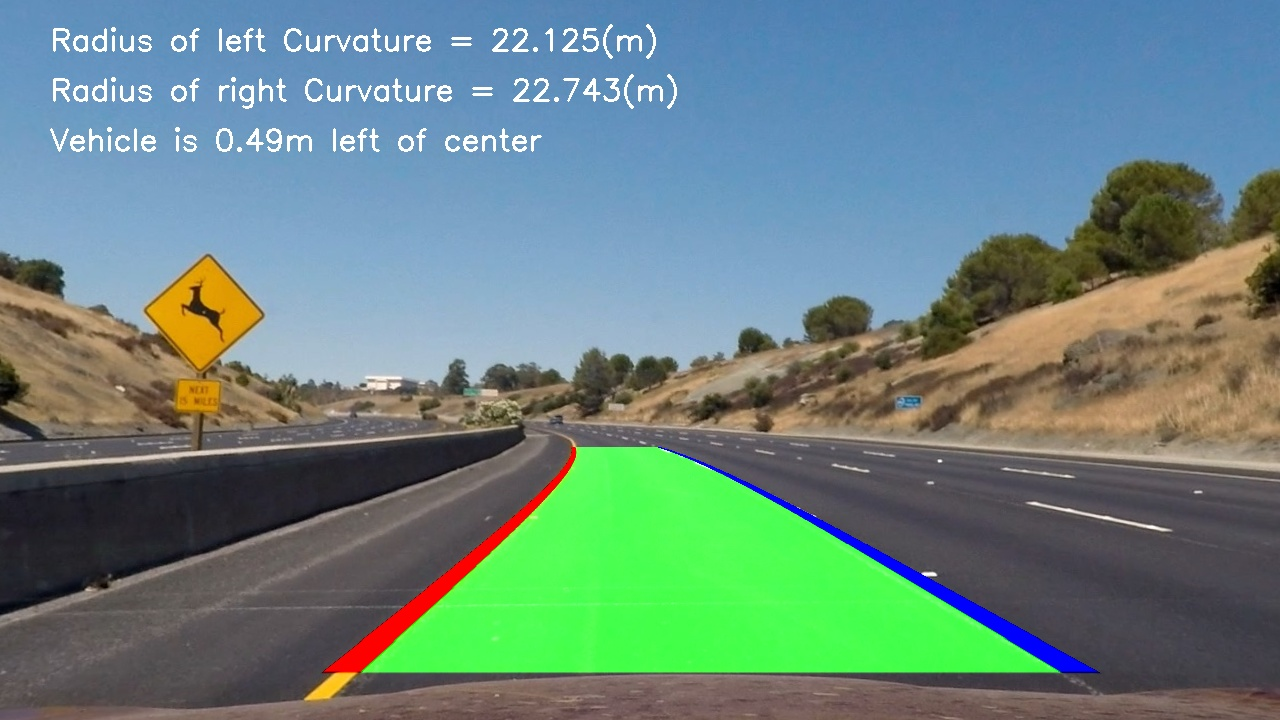
#> input picture test_images/tracked1.jpg, 1280 x 720 px; its folder holds only this picture in this run
$ python -i image_gen.py   (imports and definitions only)   (older library calls are emulated)
#> lines starting #> are read from the running program, lines starting #| are printed output that depends on the picture
import numpy as np
import cv2
import pickle
import glob
from tracker import tracker

import matplotlib.pyplot as plt         # for plotting durinig DEBUGGING only
import matplotlib.patches as patches    # for plotting durinig DEBUGGING only

# Read in the saved objpoints and imgpoints
# [1 line not run here, left out]
# [1 line that did not run here, left out]
# [1 line that did not run here, left out]

# Define a function that applies Sobel x or y
def abs_sobel_thresh(img, orient='x', sobel_kernel=3, thresh=(0, 255)):
    # Convert to grayscale
#> called with orient = 'x', sobel_kernel = 3, thresh = (0, 255)
    gray = cv2.cvtColor(img, cv2.COLOR_RGB2GRAY)
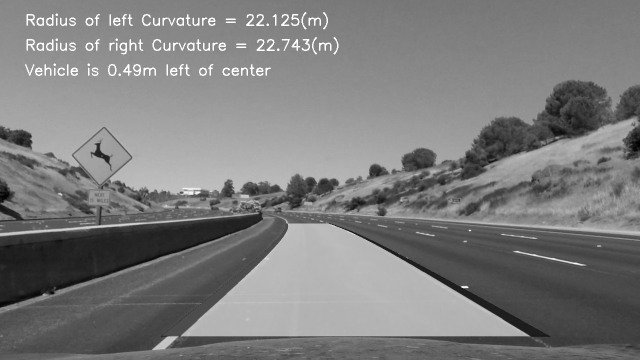
#> gray: shape (720, 1280) (shown at 1/2 size); min 0, max 255, mean 124.2
    if orient == 'x':
        abs_sobel = np.absolute(cv2.Sobel(gray, cv2.CV_64F, 1, 0, ksize=sobel_kernel))
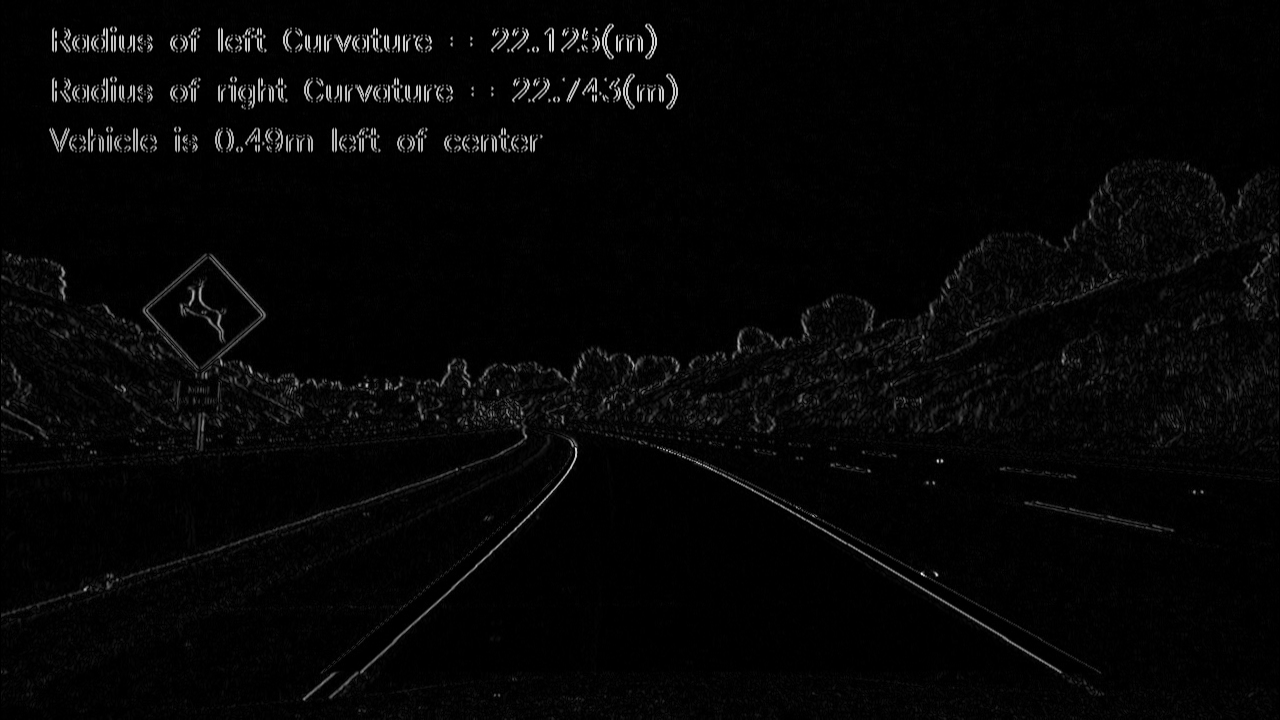
#> abs_sobel: shape (720, 1280) float64; min 0, max 602, mean 14.9; drawn with min black and max white
    if orient == 'y':
        abs_sobel = np.absolute(cv2.Sobel(gray, cv2.CV_64F, 0, 1, ksize=sobel_kernel))
    scaled_sobel = np.uint8(255*abs_sobel/np.max(abs_sobel))
    binary_output = np.zeros_like(scaled_sobel)
    # Apply threshold
    binary_output[(scaled_sobel >= thresh[0]) & (scaled_sobel <= thresh[1])] = 1
    return binary_output

# [62 lines left out: functions mag_thresh, dir_threshold, color_threshold, window_mask, get_roi, not called in this run]

# Make a list of test images
images = glob.glob('./test_images/test*.jpg')
# images = glob.glob('./debug_dir/debug_frames/temp/video_frame_*.jpg')     # for plotting durinig DEBUGGING only

# [218 lines not run here, left out]

>>> import cv2
>>> picture = cv2.cvtColor(cv2.imread('test_images/tracked1.jpg'), cv2.COLOR_BGR2RGB)
>>> result = abs_sobel_thresh(picture)
#> result: shape (720, 1280); every value is 1

$ run again, on test_images/tracked2.jpg
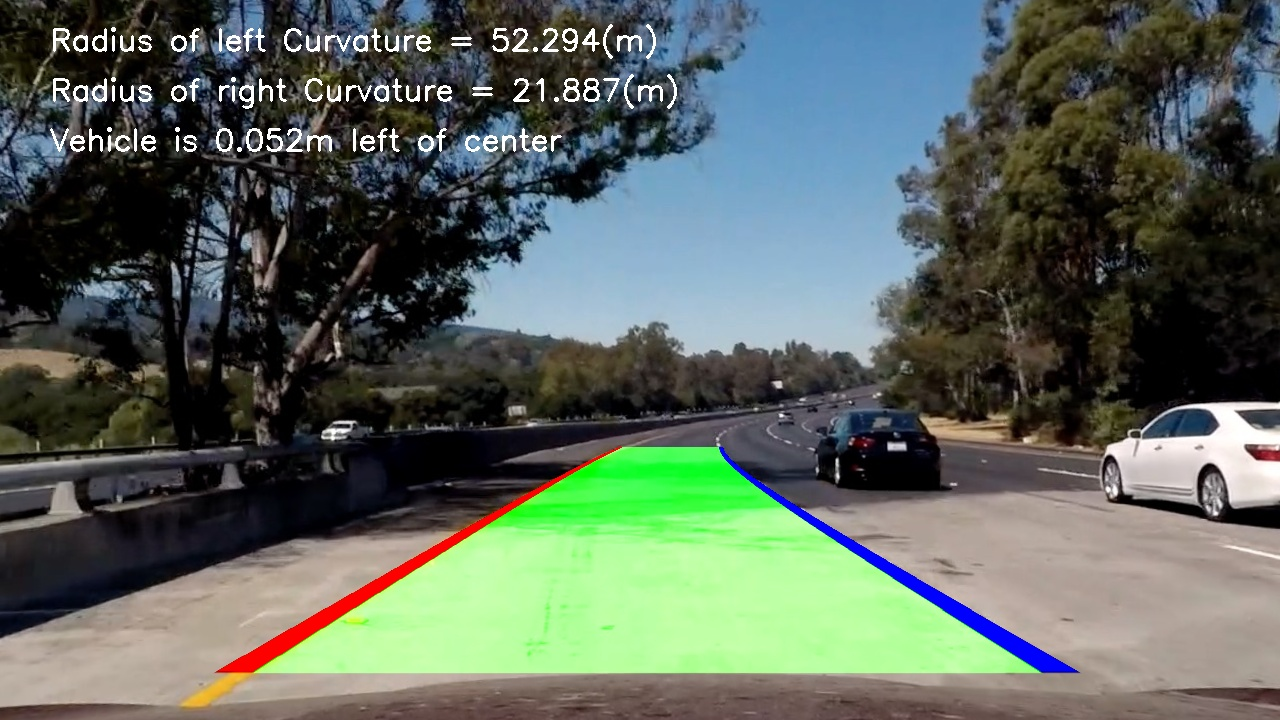
#> input picture test_images/tracked2.jpg, 1280 x 720 px
#> in abs_sobel_thresh, `gray = cv2.cvtColor(img, cv2.COLOR_RGB2GRAY)`:
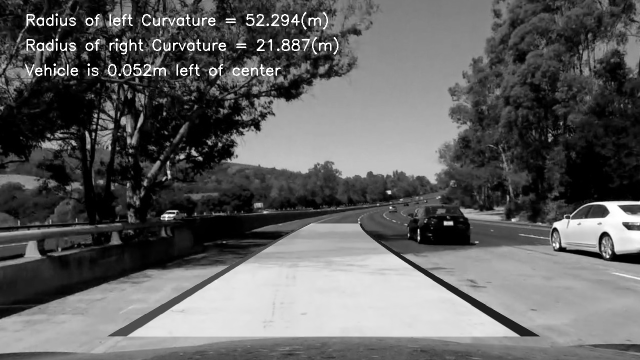
#> gray: shape (720, 1280) (shown at 1/2 size); min 0, max 255, mean 98
#> in abs_sobel_thresh, `abs_sobel = np.absolute(cv2.Sobel(gray, cv2.CV_64F, 1, 0, ksize=sobel_..`:
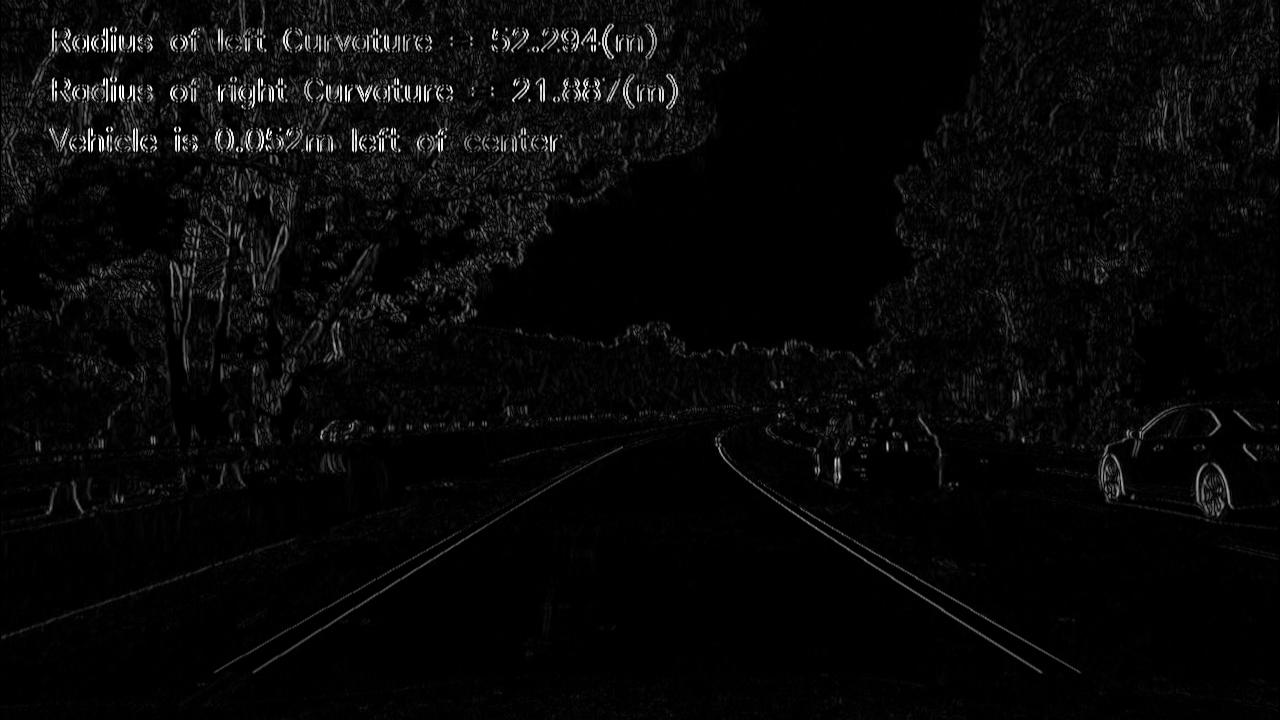
#> abs_sobel: shape (720, 1280) float64; min 0, max 1019, mean 33.4; drawn with min black and max white
#> result: shape (720, 1280); every value is 1

$ run again, on test_images/tracked3.jpg
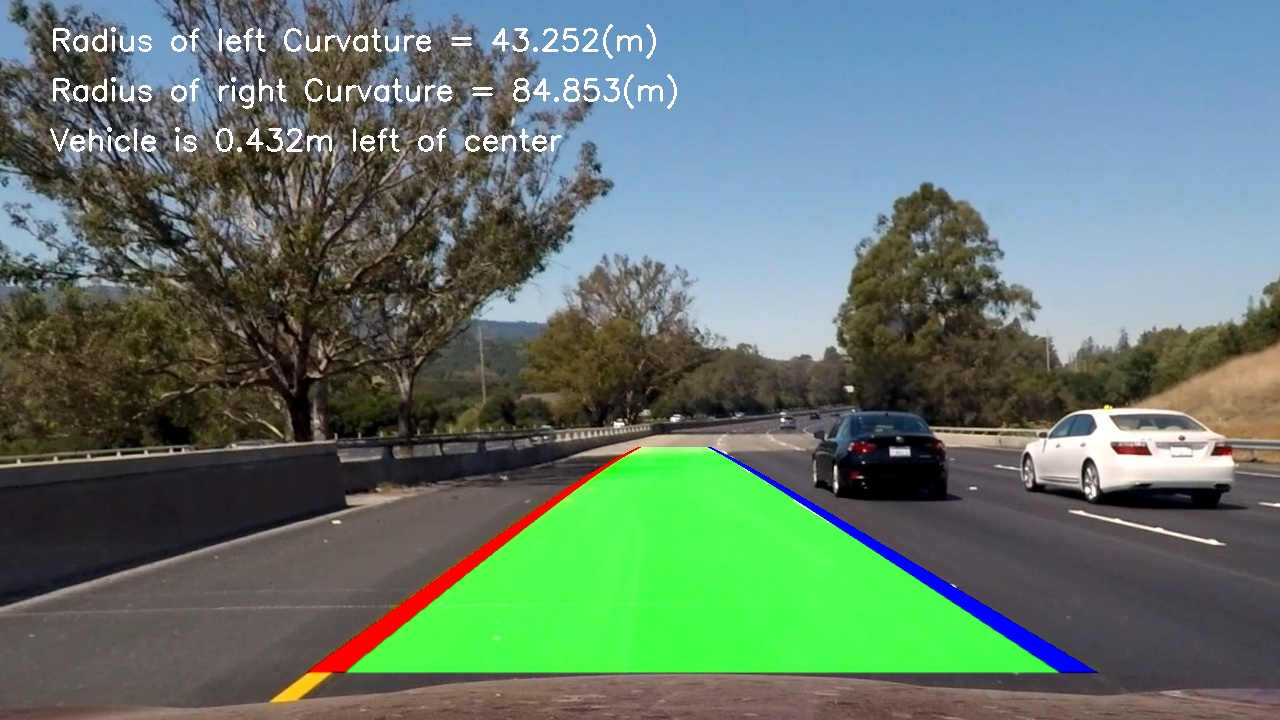
#> input picture test_images/tracked3.jpg, 1280 x 720 px
#> in abs_sobel_thresh, `gray = cv2.cvtColor(img, cv2.COLOR_RGB2GRAY)`:
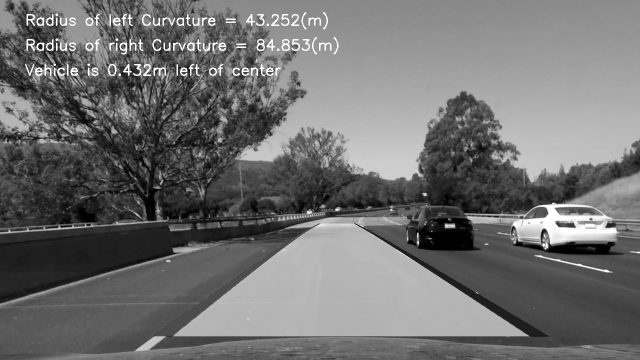
#> gray: shape (720, 1280) (shown at 1/2 size); min 0, max 255, mean 112.1
#> in abs_sobel_thresh, `abs_sobel = np.absolute(cv2.Sobel(gray, cv2.CV_64F, 1, 0, ksize=sobel_..`:
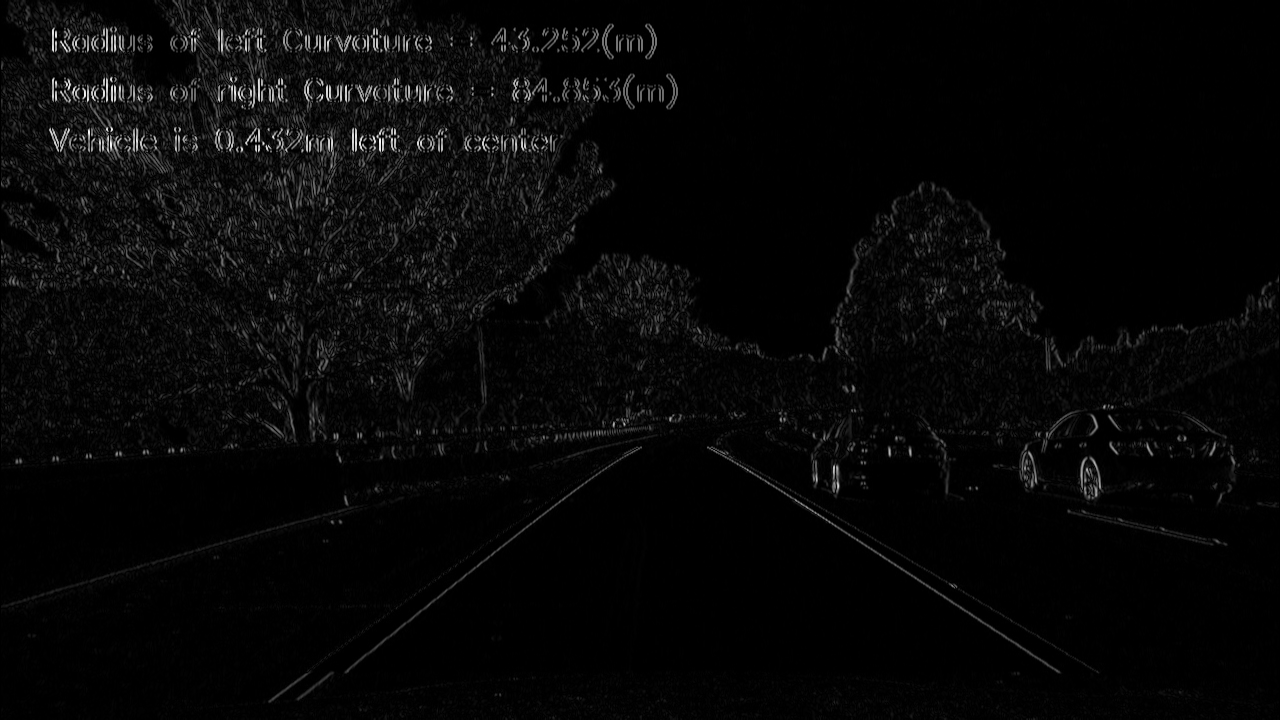
#> abs_sobel: shape (720, 1280) float64; min 0, max 971, mean 29.5; drawn with min black and max white
#> result: shape (720, 1280); every value is 1
